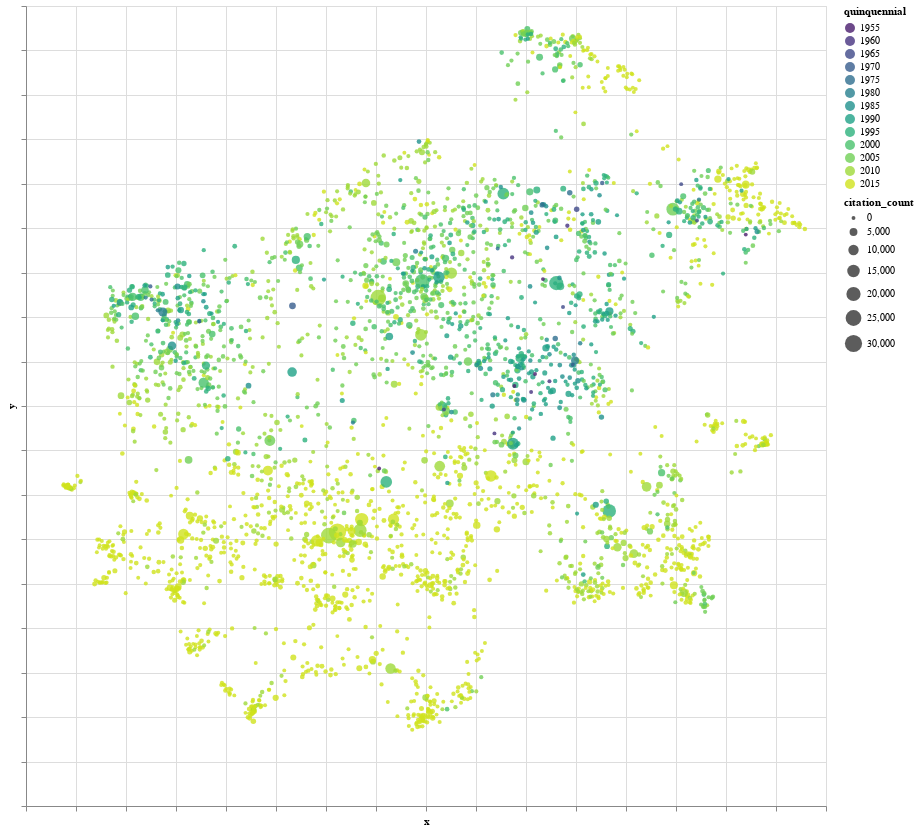

The notebook cell this image was saved under:
### Markdown cell above
Lets look at the Visualization. Each dot represents one paper. Close dots mean that the respective papers are closer related than distant ones. The color indicates the 5-year period of when the paper was published. The dot size indicates the citation count (within S2ORC corpus) as of July 2020. 

The view is **interactive** and allows for three main interactions. Try them and play around.
1. hover over a dot to see a tooltip (title, author)
2. select a year in the legend (right) to filter dots
2. zoom in/out with scroll -- double click resets view

### Code cell
chart

### Figure 1 — Vega-Lite specification as saved in the notebook (floating-point values rounded to 4 significant figures; data arrays with more than 128 entries replaced by an {"elided": "..."} marker saying what was removed)
{"config": {"view": {"continuousWidth": 400, "continuousHeight": 300}}, "data": {"name": "data-7c13a0a740b80710c835965284035c82"}, "mark": {"type": "circle", "opacity": 0.2, "radius": 2}, "encoding": {"color": {"type": "ordinal", "field": "quinquennial", "scale": {"clamp": true, "domain": [1955, 1960, 1965, 1970, 1975, 1980, 1985, 1990, 1995, 2000, 2005, 2010, 2015], "reverse": false, "scheme": "viridis"}}, "opacity": {"condition": {"value": 0.8, "selection": "selector001"}, "value": 0.2}, "size": {"type": "quantitative", "field": "citation_count", "scale": {"exponent": 1, "range": [15, 300], "type": "pow"}}, "tooltip": [{"type": "nominal", "field": "title"}, {"type": "nominal", "field": "authors"}], "x": {"type": "quantitative", "axis": {"labels": false}, "field": "x", "scale": {"zero": false}}, "y": {"type": "quantitative", "axis": {"labels": false}, "field": "y", "scale": {"zero": false}}}, "height": 800, "selection": {"selector001": {"type": "multi", "fields": ["quinquennial"], "bind": "legend"}, "selector002": {"type": "interval", "bind": "scales", "encodings": ["x", "y"]}}, "width": 800, "$schema": "https://vega.github.io/schema/vega-lite/v4.8.1.json", "datasets": {"data-7c13a0a740b80710c835965284035c82": {"elided": "3309 records"}}}
